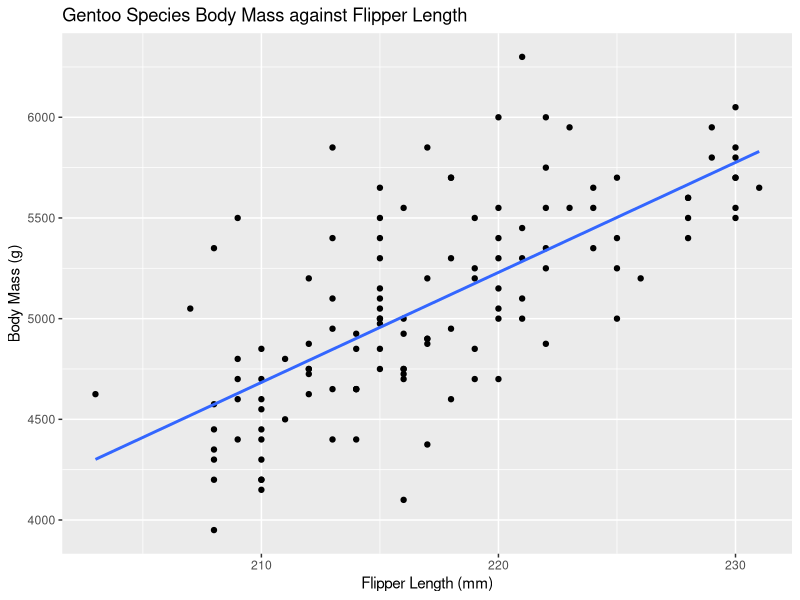

Write R code to recreate this figure.
## ---- chunk 1
library(tidyverse)
library(palmerpenguins)
Data<-penguins
Gentoo<-Data %>% 
  filter(species=="Gentoo") %>% 
  filter(!is.na(flipper_length_mm)) %>% 
  filter(!is.na(body_mass_g))
## ---- chunk 2
result<-lm(body_mass_g~flipper_length_mm,data=Gentoo)
summary(result)
ggplot2::ggplot(Gentoo,aes(x=flipper_length_mm,y=body_mass_g))+
  geom_point()+
  geom_smooth(method="lm",se=FALSE)+
  labs(x="Flipper Length (mm)",y="Body Mass (g)",title="Gentoo Species Body Mass against Flipper Length")
## ---- chunk 3
confint(result,level=0.95)[2,]
## ---- chunk 4
newdata<-data.frame(flipper_length_mm = 200)
predict(result,newdata,level=0.95,interval="confidence")
## ---- chunk 5
predict(result,newdata,level=0.95,interval="prediction")
## ---- chunk 6
qt(0.95,121)
1-pt(0.9194511,df=123-2)
